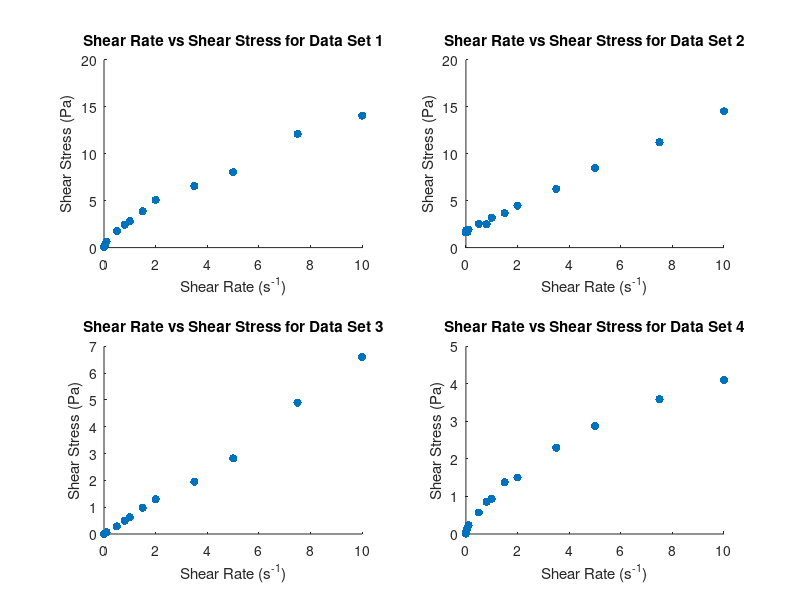
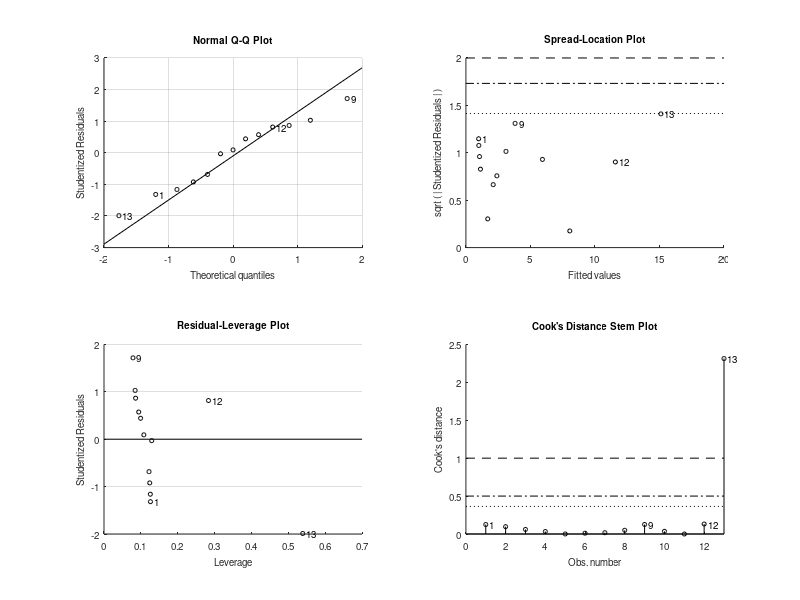
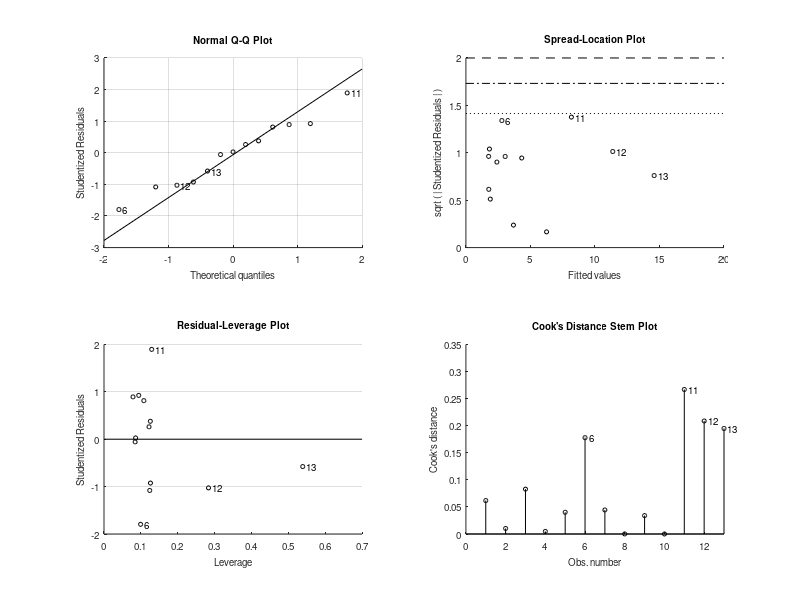
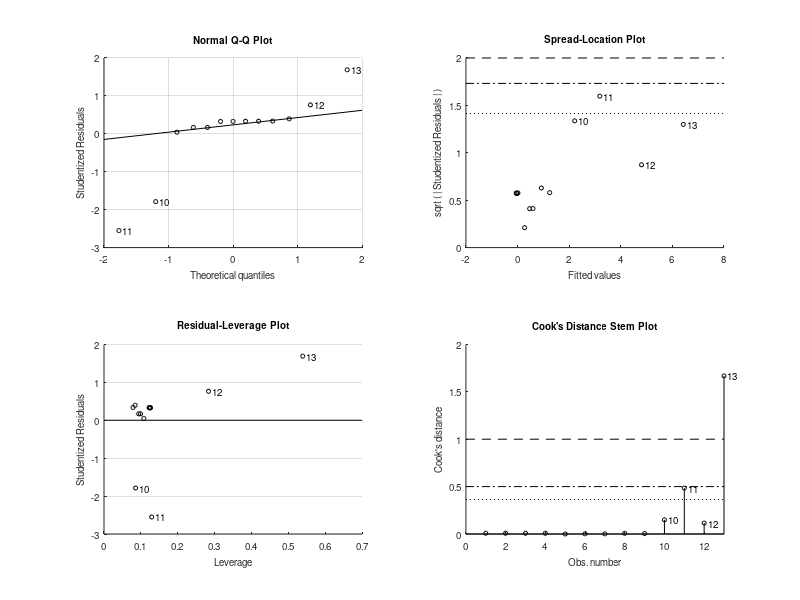

Source code (MATLAB) for these figures, in order: (Note: this script raises an error after producing the figures.)
%% Step 1: Clear workspace and import data
clear
clc

% Importing data
data1 = load('data1.txt');
data2 = load('data2.txt');
data3 = load('data3.txt');
data4 = load('data4.txt');

%% Step 2: Extract shear rates and shear stresses
shear_rate1 = data1(:,1);
shear_stress1 = data1(:,2);
shear_rate2 = data2(:,1);
shear_stress2 = data2(:,2);
shear_rate3 = data3(:,1);
shear_stress3 = data3(:,2);
shear_rate4 = data4(:,1);
shear_stress4 = data4(:,2);

%% Step 3: Plot raw data
subplot(2,2,1);
scatter(shear_rate1, shear_stress1, 'filled');
title('Shear Rate vs Shear Stress for Data Set 1');
xlabel('Shear Rate (s^{-1})');
ylabel('Shear Stress (Pa)');

subplot(2,2,2);
scatter(shear_rate2, shear_stress2, 'filled');
title('Shear Rate vs Shear Stress for Data Set 2');
xlabel('Shear Rate (s^{-1})');
ylabel('Shear Stress (Pa)');

subplot(2,2,3);
scatter(shear_rate3, shear_stress3, 'filled');
title('Shear Rate vs Shear Stress for Data Set 3');
xlabel('Shear Rate (s^{-1})');
ylabel('Shear Stress (Pa)');

subplot(2,2,4);
scatter(shear_rate4, shear_stress4, 'filled');
title('Shear Rate vs Shear Stress for Data Set 4');
xlabel('Shear Rate (s^{-1})');
ylabel('Shear Stress (Pa)');

%% Step 4: Curve fitting for different fluid behaviors
% Newtonian fit
linear_fit1 = fitlm(shear_rate1, shear_stress1);
linear_fit2 = fitlm(shear_rate2, shear_stress2);
linear_fit3 = fitlm(shear_rate3, shear_stress3);
linear_fit4 = fitlm(shear_rate4, shear_stress4);

% Shear thinning (pseudoplastic) fit
[shear_thinning_fit1, gof1] = fit(shear_rate1, shear_stress1, 'power1');
[shear_thinning_fit2, gof2] = fit(shear_rate2, shear_stress2, 'power1');
[shear_thinning_fit3, gof3] = fit(shear_rate3, shear_stress3, 'power1');
[shear_thinning_fit4, gof4] = fit(shear_rate4, shear_stress4, 'power1');

% Shear thickening (dilatant) fit
[shear_thickening_fit1, gof5] = fit(shear_rate1, shear_stress1, 'power2');
[shear_thickening_fit2, gof6] = fit(shear_rate2, shear_stress2, 'power2');
[shear_thickening_fit3, gof7] = fit(shear_rate3, shear_stress3, 'power2');
[shear_thickening_fit4, gof8] = fit(shear_rate4, shear_stress4, 'power2');

% Bingham plastic fit
[bingham_fit1, gof9] = fit(shear_rate1, shear_stress1, 'poly1');
[bingham_fit2, gof10] = fit(shear_rate2, shear_stress2, 'poly1');
[bingham_fit3, gof11] = fit(shear_rate3, shear_stress3, 'poly1');
[bingham_fit4, gof12] = fit(shear_rate4, shear_stress4, 'poly1');

%% Step 5: Plot fitted models over the data
subplot(2,2,1);
scatter(shear_rate1, shear_stress1, 'filled');
hold on;
plot(shear_rate1, predict(linear_fit1, shear_rate1), 'r-', 'LineWidth', 2);
plot(shear_rate1, shear_thinning_fit1(shear_rate1), 'g-', 'LineWidth', 2);
plot(shear_rate1, shear_thickening_fit1(shear_rate1), 'b-', 'LineWidth', 2);
plot(shear_rate1, bingham_fit1(shear_rate1), 'k-', 'LineWidth', 2);
title('Shear Rate vs Shear Stress for Data Set 1');
xlabel('Shear Rate (s^{-1})');
ylabel('Shear Stress (Pa)');
legend('Data', 'Newtonian', 'Shear Thinning', 'Shear Thickening', 'Bingham');

subplot(2,2,2);
scatter(shear_rate2, shear_stress2, 'filled');
hold on;
plot(shear_rate2, predict(linear_fit2, shear_rate2), 'r-', 'LineWidth', 2);
plot(shear_rate2, shear_thinning_fit2(shear_rate2), 'g-', 'LineWidth', 2);
plot(shear_rate2, shear_thickening_fit2(shear_rate2), 'b-', 'LineWidth', 2);
plot(shear_rate2, bingham_fit2(shear_rate2), 'k-', 'LineWidth', 2);
title('Shear Rate vs Shear Stress for Data Set 2');
xlabel('Shear Rate (s^{-1})');
ylabel('Shear Stress (Pa)');
legend('Data', 'Newtonian', 'Shear Thinning', 'Shear Thickening', 'Bingham');

subplot(2,2,3);
scatter(shear_rate3, shear_stress3, 'filled');
hold on;
plot(shear_rate3, predict(linear_fit3, shear_rate3), 'r-', 'LineWidth', 2);
plot(shear_rate3, shear_thinning_fit3(shear_rate3), 'g-', 'LineWidth', 2);
plot(shear_rate3, shear_thickening_fit3(shear_rate3), 'b-', 'LineWidth', 2);
plot(shear_rate3, bingham_fit3(shear_rate3), 'k-', 'LineWidth', 2);
title('Shear Rate vs Shear Stress for Data Set 3');
xlabel('Shear Rate (s^{-1})');
ylabel('Shear Stress (Pa)');
legend('Data', 'Newtonian', 'Shear Thinning', 'Shear Thickening', 'Bingham');

subplot(2,2,4);
scatter(shear_rate4, shear_stress4, 'filled');
hold on;
plot(shear_rate4, predict(linear_fit4, shear_rate4), 'r-', 'LineWidth', 2);
plot(shear_rate4, shear_thinning_fit4(shear_rate4), 'g-', 'LineWidth', 2);
plot(shear_rate4, shear_thickening_fit4(shear_rate4), 'b-', 'LineWidth', 2);
plot(shear_rate4, bingham_fit4(shear_rate4), 'k-', 'LineWidth', 2);
title('Shear Rate vs Shear Stress for Data Set 4');
xlabel('Shear Rate (s^{-1})');
ylabel('Shear Stress (Pa)');
legend('Data', 'Newtonian', 'Shear Thinning', 'Shear Thickening', 'Bingham');

%% Step 6: Calculate and plot viscosity curves
viscosity1 = shear_stress1 ./ shear_rate1;
viscosity2 = shear_stress2 ./ shear_rate2;
viscosity3 = shear_stress3 ./ shear_rate3;
viscosity4 = shear_stress4 ./ shear_rate4;

subplot(2,2,1);
plot(shear_rate1, viscosity1, 'o-', 'LineWidth', 2);
title('Viscosity vs Shear Rate for Data Set 1');
xlabel('Shear Rate (s^{-1})');
ylabel('Viscosity (Pa·s)');

subplot(2,2,2);
plot(shear_rate2, viscosity2, 'o-', 'LineWidth', 2);
title('Viscosity vs Shear Rate for Data Set 2');
xlabel('Shear Rate (s^{-1})');
ylabel('Viscosity (Pa·s)');

subplot(2,2,3);
plot(shear_rate3, viscosity3, 'o-', 'LineWidth', 2);
title('Viscosity vs Shear Rate for Data Set 3');
xlabel('Shear Rate (s^{-1})');
ylabel('Viscosity (Pa·s)');

subplot(2,2,4);
plot(shear_rate4, viscosity4, 'o-', 'LineWidth', 2);
title('Viscosity vs Shear Rate for Data Set 4');
xlabel('Shear Rate (s^{-1})');
ylabel('Viscosity (Pa·s)');

%% Step 7: Interpolate shear stress at 1.5 s^-1
shear_stress_at_1_5_1 = interp1(shear_rate1, shear_stress1, 1.5);
shear_stress_at_1_5_2 = interp1(shear_rate2, shear_stress2, 1.5);
shear_stress_at_1_5_3 = interp1(shear_rate3, shear_stress3, 1.5);
shear_stress_at_1_5_4 = interp1(shear_rate4, shear_stress4, 1.5);

%% Step 8: Report results
disp('Shear stress at 1.5 s^-1:')
disp(['Data Set 1: ', num2str(shear_stress_at_1_5_1, '%.4f'), ' Pa'])
disp(['Data Set 2: ', num2str(shear_stress_at_1_5_2, '%.4f'), ' Pa'])
disp(['Data Set 3: ', num2str(shear_stress_at_1_5_3, '%.4f'), ' Pa'])
disp(['Data Set 4: ', num2str(shear_stress_at_1_5_4, '%.4f'), ' Pa'])

disp(' ')
disp('R^2 values for different models:')
disp(['Data Set 1: Newtonian R^2 = ', num2str(linear_fit1.Rsquared.Ordinary, '%.4f'), ...
    ', Shear Thinning R^2 = ', num2str(gof1.rsquare, '%.4f'), ...
    ', Shear Thickening R^2 = ', num2str(gof5.rsquare, '%.4f'), ...
    ', Bingham R^2 = ', num2str(gof9.rsquare, '%.4f')])
disp(['Data Set 2: Newtonian R^2 = ', num2str(linear_fit2.Rsquared.Ordinary, '%.4f'), ...
    ', Shear Thinning R^2 = ', num2str(gof2.rsquare, '%.4f'), ...
    ', Shear Thickening R^2 = ', num2str(gof6.rsquare, '%.4f'), ...
    ', Bingham R^2 = ', num2str(gof10.rsquare, '%.4f')])
disp(['Data Set 3: Newtonian R^2 = ', num2str(linear_fit3.Rsquared.Ordinary, '%.4f'), ...
    ', Shear Thinning R^2 = ', num2str(gof3.rsquare, '%.4f'), ...
    ', Shear Thickening R^2 = ', num2str(gof7.rsquare, '%.4f'), ...
    ', Bingham R^2 = ', num2str(gof11.rsquare, '%.4f')])
disp(['Data Set 4: Newtonian R^2 = ', num2str(linear_fit4.Rsquared.Ordinary, '%.4f'), ...
    ', Shear Thinning R^2 = ', num2str(gof4.rsquare, '%.4f'), ...
    ', Shear Thickening R^2 = ', num2str(gof8.rsquare, '%.4f'), ...
    ', Bingham R^2 = ', num2str(gof12.rsquare, '%.4f')])

%% Step 9: Determine fluid with highest shear stress at 1.5 s^-1
shear_stresses_at_1_5 = [shear_stress_at_1_5_1, shear_stress_at_1_5_2, shear_stress_at_1_5_3, shear_stress_at_1_5_4];
[max_stress, max_index] = max(shear_stresses_at_1_5);
disp(' ')
disp(['The fluid with the highest shear stress at 1.5 s^-1 is Data Set ', num2str(max_index), ...
    ' with ', num2str(max_stress, '%.4f'), ' Pa'])

%% Step 10: Analyze viscosity curves
disp(' ')
disp('Viscosity Curve Analysis:')
disp('Data Set 1: ') % Add your comment here based on the viscosity curve
disp('Data Set 2: ') % Add your comment here based on the viscosity curve
disp('Data Set 3: ') % Add your comment here based on the viscosity curve
disp('Data Set 4: ') % Add your comment here based on the viscosity curve